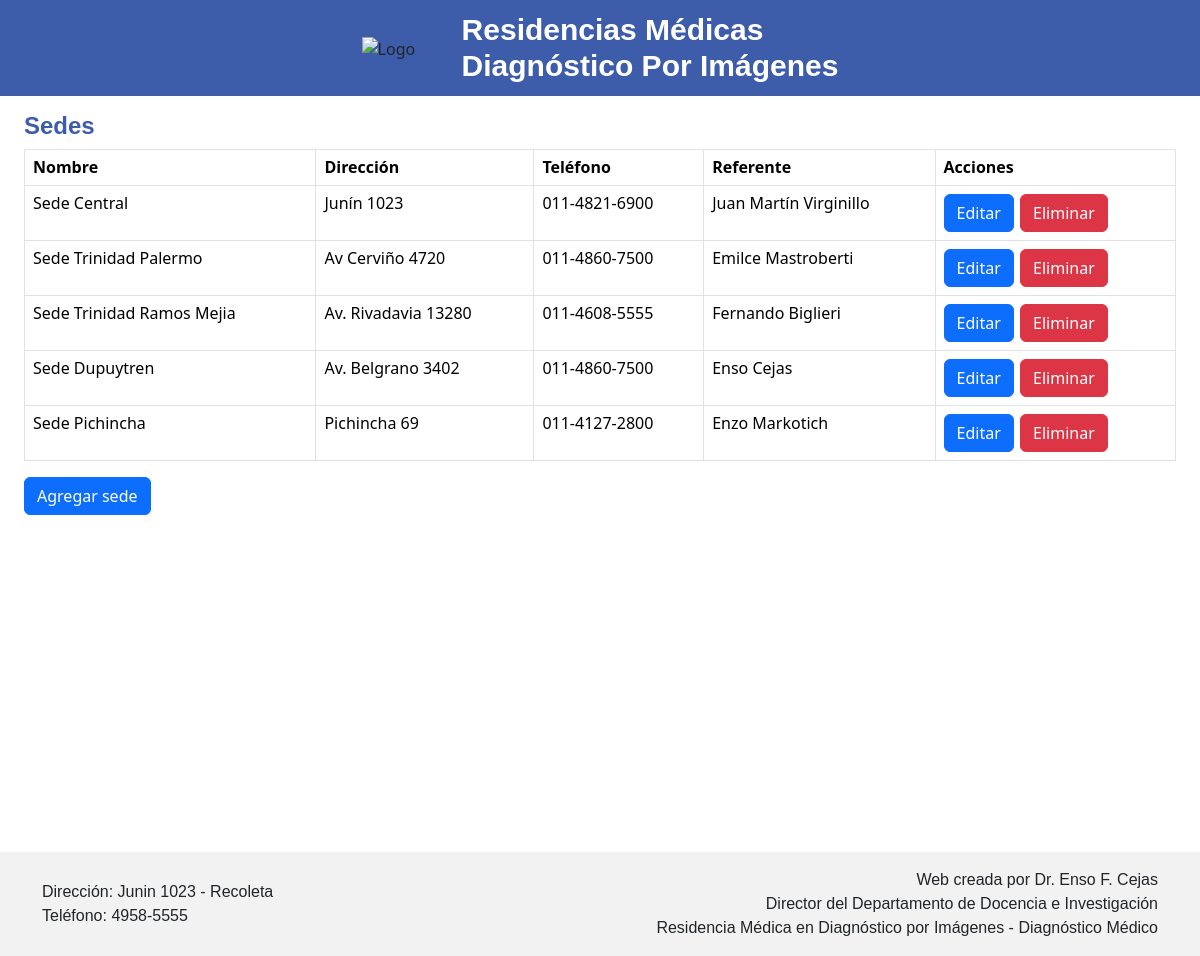
The page /sedes/ on the database its author committed.
### residentesdm/models.py (models this page shows, shortened)
class Sede(models.Model):
    nombre = models.CharField(max_length=200, unique=True)
    direccion = models.CharField(max_length=200)
    telefono = models.CharField(max_length=200)
    referente = models.CharField(max_length=200)

### residentesdm/views.py (the view)
# urls.py: path('sedes/', views.sedes, name='sedes'),
def sedes(request):
    sedes = Sede.objects.all()
    return render(request, 'sedes.html', {'sedes': sedes})

### residentesdm/templates/sedes.html (shortened to what this page needs)
{% extends "plantillas/base.html" %}
{% load static %}
{% block content %}
<main class="container-fluid mt-3">
    <h4 class="titulosede">Sedes<h4>
        <div class="table-responsive-lg">
            <table class="lassedes table-bordered table">
                <thead>
                    <tr>
                        <th class="fs-6">Nombre</th>
                        <th class="fs-6">Dirección</th>
                        <th class="fs-6">Teléfono</th>
                        <th class="fs-6">Referente</th>
                        <th class="fs-6">Acciones</th>
                    </tr>
                </thead>
                <tbody>
                    {% for sede in sedes %}
                    <tr>
                        <td class="fs-6" data-field="nombre">{{ sede.nombre }}</td>
                        <td class="fs-6" data-field="direccion">{{ sede.direccion }}</td>
                        <td class="fs-6" data-field="telefono">{{ sede.telefono }}</td>
                        <td class="fs-6" data-field="referente">{{ sede.referente }}</td>
                        <td>
                            <button class="btn btn-primary btn-edit" data-id="{{ sede.id }}">Editar</button>
                            <button class="btn btn-danger btn-delete" data-id="{{ sede.id }}">Eliminar</button>
                        </td>
                    </tr>
                    {% endfor %}
                </tbody>
            </table>
        </div>
    <a class="btn btn-primary mt-0" href="{% url 'residentesdm:agregarsede' %}">Agregar sede</a>
</main>
{% endblock %}

### residentesdm/static/styles.css (style rules this page uses)
.titulosede { color: #3D5DAA; font-family: nimbus-sans, sans-serif; font-weight: 700; font-style: bold; }

### rows shown on the page
Sede: nombre "Sede Central", direccion "Junín 1023", telefono "011-4821-6900", referente "Juan Martín Virginillo"
Sede: nombre "Sede Trinidad Palermo", direccion "Av Cerviño 4720", telefono "011-4860-7500", referente "Emilce Mastroberti"
Sede: nombre "Sede Trinidad Ramos Mejia", direccion "Av. Rivadavia 13280", telefono "011-4608-5555", referente "Fernando Biglieri"
Sede: nombre "Sede Dupuytren", direccion "Av. Belgrano 3402", telefono "011-4860-7500", referente "Enso Cejas"
Sede: nombre "Sede Pichincha", direccion "Pichincha 69", telefono "011-4127-2800", referente "Enzo Markotich"
